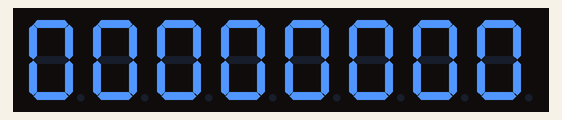
Recording of a sketch running on a simulated Arduino Uno, built with avr-gcc and run on an emulated ATmega328P. Shown: 8-digit seven-segment display.

Above: at 0.1 s.
At 4.6 s:
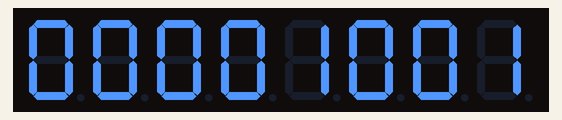
At 9.6 s:
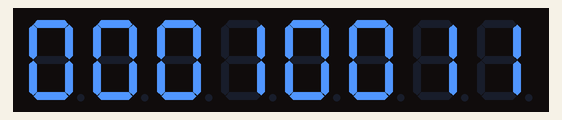
At 19.7 s:
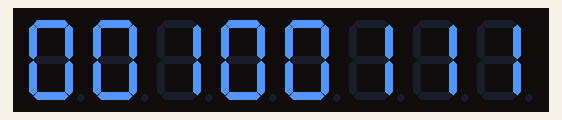
At 29.2 s:
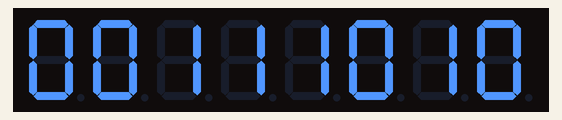
At 39.3 s:
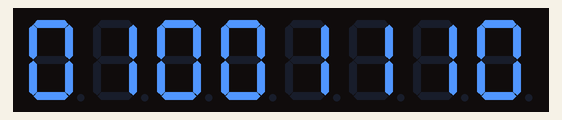

Measured:
- what the display in image 1 shows lasts 0.5 s, from 4.5 s to 5.0 s

The sketch:

bin_counter.ino
```cpp
#include <LedControl.h>

// inputs: DIN pin, CLK pin, LOAD pin. number of chips
LedControl mydisplay = LedControl(A0, A2, A1, 1);
byte disp;

void setup() {
  mydisplay.shutdown(0, false);  // turns on display
  mydisplay.setIntensity(0, 5); // 15 = brightest
  disp = 0;
}

void loop() {
  displaybin(disp);
  disp++;
  delay(500);
}

void displaybin(byte dec) {
  for (int i = 0; i <= 7; i++) {
    byte chplace = dec >> i & B00000001;
    mydisplay.setDigit(0, i, int(chplace), false);
  }
}
```
